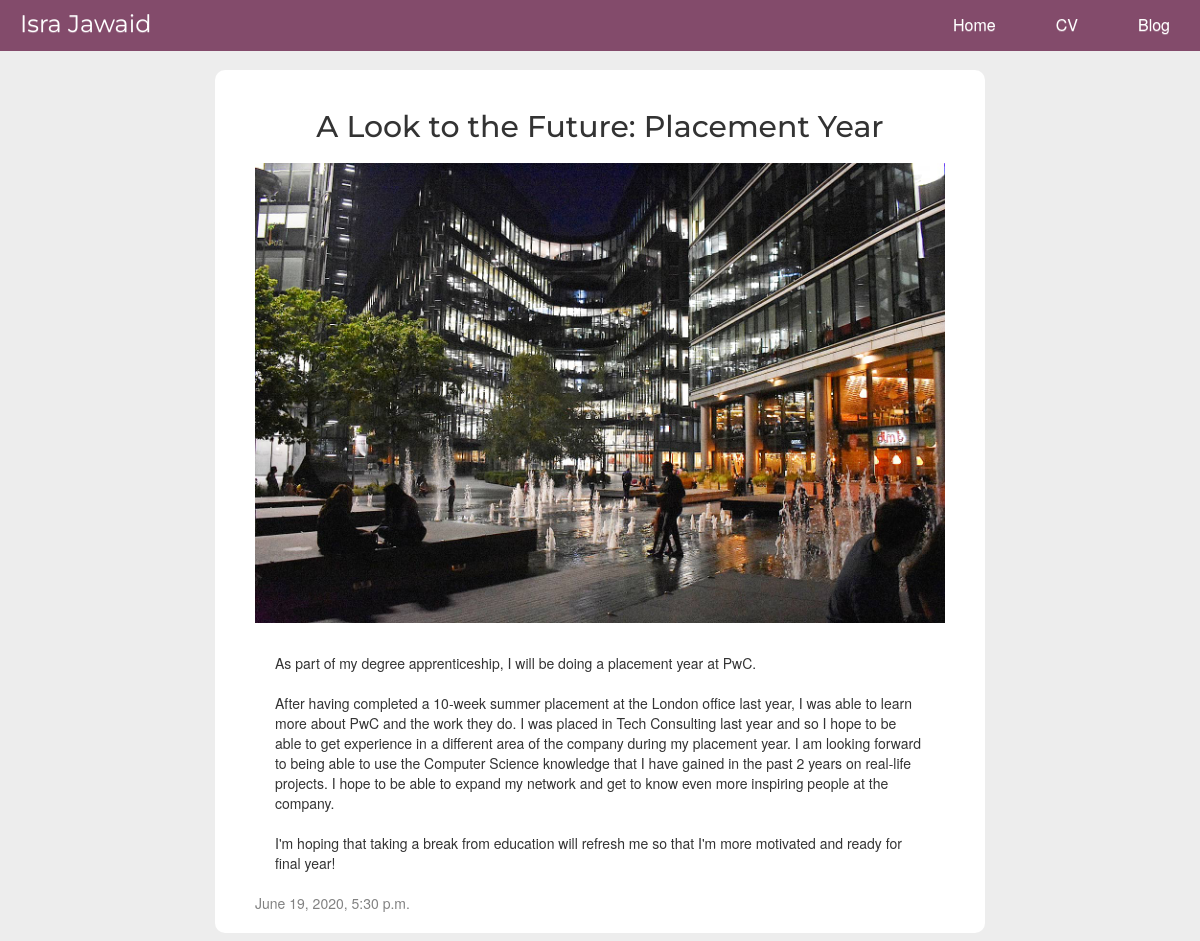
Screenshot of /post/12/ with the database file from the repository.
### blog/models.py (models this page shows, shortened)
class Post(models.Model):
	author = models.ForeignKey(settings.AUTH_USER_MODEL, on_delete=models.CASCADE)
	title = models.CharField(max_length=200)
	text = models.TextField()
	summary = models.TextField(default="")
	created_date = models.DateTimeField(default=timezone.now)
	published_date = models.DateTimeField(blank=True, null=True)
	height_field = models.IntegerField(default=0)
	width_field = models.IntegerField(default=0)
	image = models.ImageField(upload_to='media/', null=True, blank=True, height_field="height_field", width_field="width_field");

### blog/views.py (the view)
# urls.py: path('post/<int:pk>/', views.post_detail, name='post_detail'),
def post_detail(request, pk):
	post = get_object_or_404(Post, pk=pk)
	return render(request, 'blog/post_detail.html', {'post':post})

### blog/templates/blog/post_detail.html (shortened to what this page needs)
﻿{% extends 'blog/base.html' %}
{% block content %}
<div class="container-fluid">
    <div class="row">
		<div class="col-md-2"></div>
        <div class="col-md-8">
			<div class="post-detail">
				<h2 class="post-title">{{ post.title }}</h2>
				{% if post.image %}
					<img class="img-responsive center-block" id="post-image-full" src="{{ post.image.url }}"></img>
				{% endif %}
				<p class="post-text">{{ post.text|linebreaksbr }}</p>
				{% if post.published_date %}
					<div class="date">
						{{ post.published_date }}
					</div>
				{% endif %}
			</div>
        </div>
		<div class="col-md-2"></div>
    </div>
</div>
{% endblock %}

### blog/static/css/blog.css (style rules this page uses)
body { background-color: #EDEDED; padding-top: 0px; position: relative; }
.row:after { content: ""; display: table; clear: both; }
h1, h2, h3, h4 { font-family: 'Montserrat', sans-serif; }
.post-text { padding: 10px 20px; }
.post-title { text-align: center; padding-bottom: 10px; }
.date { color: #828282; }
.post-detail { margin-bottom: 20px; background-color: #FFFFFF; padding: 20px 40px; border-radius: 10px; }
#post-image-full { margin-bottom: 20px; align: center; width: 100%; }
.container-fluid { display: block; margin-left: auto; margin-right: auto; position: relative; }
.col-md-8 { padding-top: 50px; }

### rows the page displays
Post: title "A Look to the Future: Placement Year", image (picture), text "As part of my degree apprenticeship, I will be doing a placement year at PwC. After having completed a 10-week summer placement at the London office last year, I was able to learn more about PwC and the work they do. I was placed in Tech Consulting last year and so I hope to be able to get experience in a different area of the company during my placement year. I am looking forward to being able to use the Computer Science knowledge that I have gained in the past 2 years on real-life projects. I hope to be able to expand my network and get to know even more inspiring people at the company. I'm hoping that taking a break from education will refresh me so that I'm more motivated and ready for…", published_date "June 19, 2020, 5:30 p.m."
